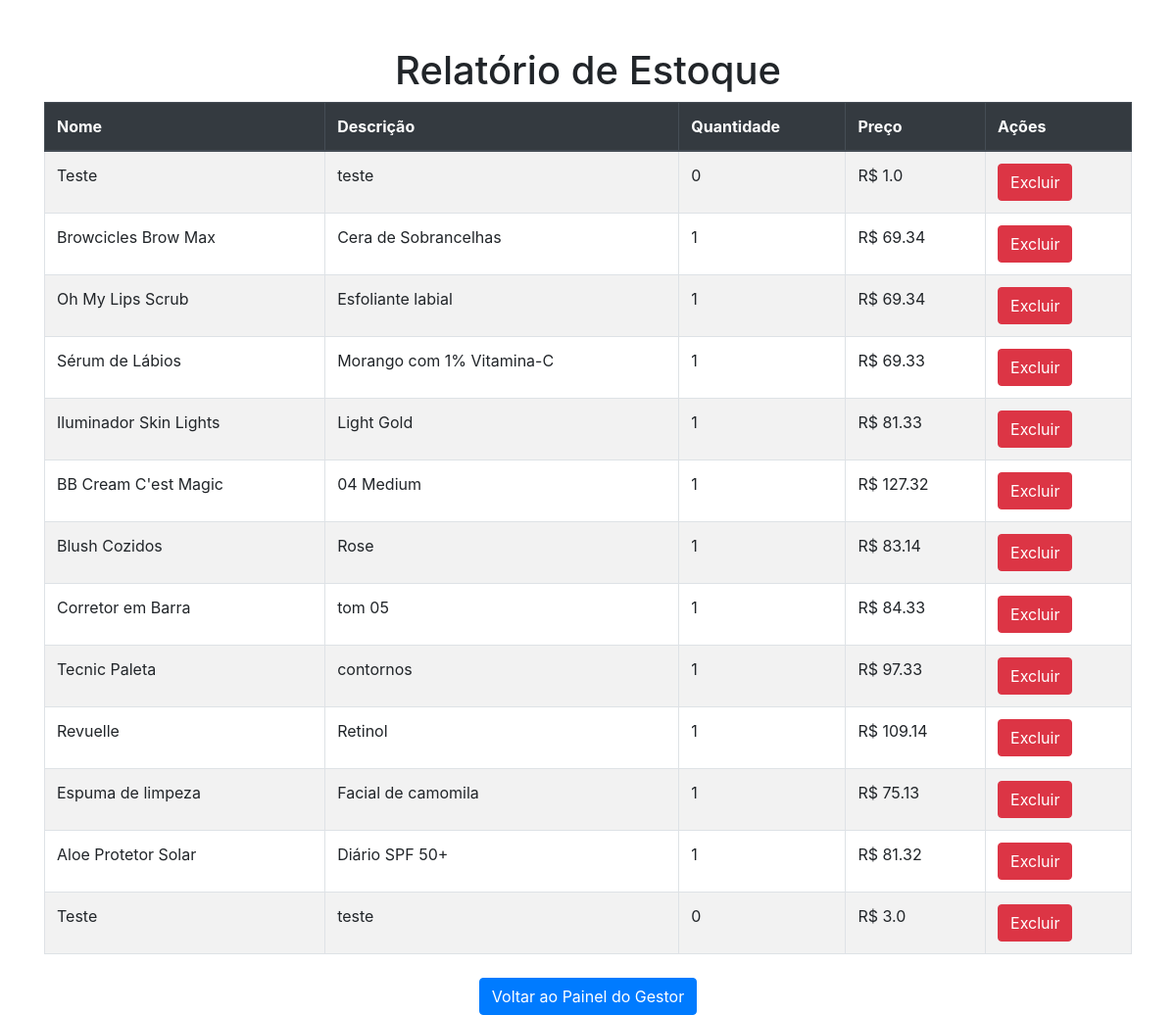
The page /gestor/relatorio_estoque (signed in) on the database its author committed.
### tables this page shows
CREATE TABLE products (
        id INTEGER PRIMARY KEY AUTOINCREMENT,
        name TEXT NOT NULL,
        description TEXT,
        quantity INTEGER NOT NULL,
        price REAL NOT NULL
    , comissao REAL NOT NULL DEFAULT 0);

### PixShop.py (the view)
@app.route('/gestor/relatorio_estoque')
def relatorio_estoque():
    if 'role' in session and session['role'] == 'gestor':
        conn = get_db_connection()
        produtos = conn.execute('SELECT * FROM products').fetchall()
        conn.close()
        return render_template('gestor_relatorio_estoque.html', produtos=produtos)
    else:
        return redirect(url_for('login'))

### PixShop.py (called while the page is built)
@app.after_request
def add_header(response):
    response.headers['ngrok-skip-browser-warning'] = 'any_value'
    return response

def get_db_connection():
    conn = sqlite3.connect('pix_store1.db')
    conn.row_factory = sqlite3.Row
    return conn

### templates/gestor_relatorio_estoque.html (shortened to what this page needs)
<!DOCTYPE html>
<html lang="pt">
<head>
    <link href="https://stackpath.bootstrapcdn.com/bootstrap/4.5.2/css/bootstrap.min.css" rel="stylesheet">
</head>
<body>
    <div class="container mt-5">
        <h1 class="text-center">Relatório de Estoque</h1>
        <table class="table table-striped table-bordered">
            <thead class="thead-dark">
                <tr>
                    <th>Nome</th>
                    <th>Descrição</th>
                    <th>Quantidade</th>
                    <th>Preço</th>
                    <th>Ações</th>
                </tr>
            </thead>
            <tbody>
                {% for produto in produtos %}
                <tr>
                    <td>{{ produto.name }}</td>
                    <td>{{ produto.description }}</td>
                    <td>{{ produto.quantity }}</td>
                    <td>R$ {{ produto.price }}</td>
                    <td>
                        <form action="{{ url_for('remover_produto', produto_id=produto.id) }}" method="POST" style="display:inline;">
                            <button type="submit" class="btn btn-danger">Excluir</button>
                        </form>
                    </td>
                </tr>
                {% endfor %}
            </tbody>
        </table>
        <div class="text-center mt-4">
            <a href="{{ url_for('gestor_home') }}" class="btn btn-primary">Voltar ao Painel do Gestor</a>
        </div>
    </div>
</body>
</html>

### rows shown on the page
products: name "Teste", description "teste", quantity "0", price "1.0"
products: name "Browcicles Brow Max", description "Cera de Sobrancelhas", quantity "1", price "69.34"
products: name "Oh My Lips Scrub", description "Esfoliante labial", quantity "1", price "69.34"
products: name "Sérum de Lábios", description "Morango com 1% Vitamina-C", quantity "1", price "69.33"
products: name "Iluminador Skin Lights", description "Light Gold", quantity "1", price "81.33"
products: name "BB Cream C'est Magic", description "04 Medium", quantity "1", price "127.32"
products: name "Blush Cozidos", description "Rose", quantity "1", price "83.14"
products: name "Corretor em Barra", description "tom 05", quantity "1", price "84.33"
products: name "Tecnic Paleta", description "contornos", quantity "1", price "97.33"
products: name "Revuelle", description "Retinol", quantity "1", price "109.14"
products: name "Espuma de limpeza", description "Facial de camomila", quantity "1", price "75.13"
products: name "Aloe Protetor Solar", description "Diário SPF 50+", quantity "1", price "81.32"
products: name "Teste", description "teste", quantity "0", price "3.0"
